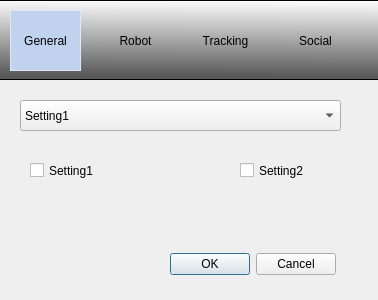
<?xml version="1.0" encoding="UTF-8"?>
<ui version="4.0">
 <class>Dialog</class>
 <widget class="QDialog" name="Dialog">
  <property name="geometry">
   <rect>
    <x>0</x>
    <y>0</y>
    <width>378</width>
    <height>300</height>
   </rect>
  </property>
  <property name="windowTitle">
   <string>Dialog</string>
  </property>
  <property name="styleSheet">
   <string notr="true"/>
  </property>
  <widget class="QDialogButtonBox" name="buttonBox">
   <property name="geometry">
    <rect>
     <x>160</x>
     <y>250</y>
     <width>176</width>
     <height>28</height>
    </rect>
   </property>
   <property name="standardButtons">
    <set>QDialogButtonBox::Cancel|QDialogButtonBox::Ok</set>
   </property>
  </widget>
  <widget class="QFrame" name="frame">
   <property name="geometry">
    <rect>
     <x>-10</x>
     <y>0</y>
     <width>511</width>
     <height>80</height>
    </rect>
   </property>
   <property name="styleSheet">
    <string notr="true">QFrame#frame {

background-color: qlineargradient(spread:pad, x1:0.978, y1:0.966, x2:1, y2:0, stop:0 rgba(88, 88, 88, 255), stop:1 rgba(255, 255, 255, 255));

}

QToolButton  {

background-color:transparent;
border:none;

}

QToolButton:checked, QToolButton:pressed {

background-color:rgb(193, 210, 238);
border: 1px solid rgb(224, 232, 246);

}

QToolButton:hover {

background-color:rgb(224, 232, 246);

}  </string>
   </property>
   <property name="frameShape">
    <enum>QFrame::StyledPanel</enum>
   </property>
   <property name="frameShadow">
    <enum>QFrame::Raised</enum>
   </property>
   <widget class="QToolButton" name="toolButton">
    <property name="geometry">
     <rect>
      <x>20</x>
      <y>10</y>
      <width>71</width>
      <height>61</height>
     </rect>
    </property>
    <property name="text">
     <string>General</string>
    </property>
    <property name="icon">
     <iconset resource="cssstyletutorial.qrc">
      <normaloff>:/newPrefix/user-home.png</normaloff>:/newPrefix/user-home.png</iconset>
    </property>
    <property name="iconSize">
     <size>
      <width>36</width>
      <height>36</height>
     </size>
    </property>
    <property name="checkable">
     <bool>true</bool>
    </property>
    <property name="checked">
     <bool>true</bool>
    </property>
    <property name="autoExclusive">
     <bool>true</bool>
    </property>
    <property name="toolButtonStyle">
     <enum>Qt::ToolButtonTextUnderIcon</enum>
    </property>
   </widget>
   <widget class="QToolButton" name="toolButton_2">
    <property name="geometry">
     <rect>
      <x>110</x>
      <y>10</y>
      <width>71</width>
      <height>61</height>
     </rect>
    </property>
    <property name="text">
     <string>Robot</string>
    </property>
    <property name="icon">
     <iconset resource="cssstyletutorial.qrc">
      <normaloff>:/newPrefix/drive-harddisk.png</normaloff>:/newPrefix/drive-harddisk.png</iconset>
    </property>
    <property name="iconSize">
     <size>
      <width>36</width>
      <height>36</height>
     </size>
    </property>
    <property name="checkable">
     <bool>true</bool>
    </property>
    <property name="checked">
     <bool>false</bool>
    </property>
    <property name="autoExclusive">
     <bool>true</bool>
    </property>
    <property name="toolButtonStyle">
     <enum>Qt::ToolButtonTextUnderIcon</enum>
    </property>
   </widget>
   <widget class="QToolButton" name="toolButton_3">
    <property name="geometry">
     <rect>
      <x>200</x>
      <y>10</y>
      <width>71</width>
      <height>61</height>
     </rect>
    </property>
    <property name="text">
     <string>Tracking</string>
    </property>
    <property name="icon">
     <iconset resource="cssstyletutorial.qrc">
      <normaloff>:/newPrefix/media-tape.png</normaloff>:/newPrefix/media-tape.png</iconset>
    </property>
    <property name="iconSize">
     <size>
      <width>36</width>
      <height>36</height>
     </size>
    </property>
    <property name="checkable">
     <bool>true</bool>
    </property>
    <property name="checked">
     <bool>false</bool>
    </property>
    <property name="autoExclusive">
     <bool>true</bool>
    </property>
    <property name="toolButtonStyle">
     <enum>Qt::ToolButtonTextUnderIcon</enum>
    </property>
   </widget>
   <widget class="QToolButton" name="toolButton_4">
    <property name="geometry">
     <rect>
      <x>290</x>
      <y>10</y>
      <width>71</width>
      <height>61</height>
     </rect>
    </property>
    <property name="text">
     <string>Social</string>
    </property>
    <property name="icon">
     <iconset resource="cssstyletutorial.qrc">
      <normaloff>:/newPrefix/system-log-out.png</normaloff>:/newPrefix/system-log-out.png</iconset>
    </property>
    <property name="iconSize">
     <size>
      <width>36</width>
      <height>36</height>
     </size>
    </property>
    <property name="checkable">
     <bool>true</bool>
    </property>
    <property name="checked">
     <bool>false</bool>
    </property>
    <property name="autoExclusive">
     <bool>true</bool>
    </property>
    <property name="toolButtonStyle">
     <enum>Qt::ToolButtonTextUnderIcon</enum>
    </property>
   </widget>
  </widget>
  <widget class="QStackedWidget" name="stackedWidget">
   <property name="geometry">
    <rect>
     <x>0</x>
     <y>90</y>
     <width>371</width>
     <height>151</height>
    </rect>
   </property>
   <property name="currentIndex">
    <number>0</number>
   </property>
   <widget class="QWidget" name="page">
    <property name="styleSheet">
     <string notr="true"/>
    </property>
    <widget class="QCheckBox" name="checkBox_2">
     <property name="geometry">
      <rect>
       <x>240</x>
       <y>70</y>
       <width>82</width>
       <height>21</height>
      </rect>
     </property>
     <property name="text">
      <string>Setting2</string>
     </property>
    </widget>
    <widget class="QCheckBox" name="checkBox">
     <property name="geometry">
      <rect>
       <x>30</x>
       <y>70</y>
       <width>82</width>
       <height>21</height>
      </rect>
     </property>
     <property name="text">
      <string>Setting1</string>
     </property>
    </widget>
    <widget class="QComboBox" name="comboBox">
     <property name="geometry">
      <rect>
       <x>20</x>
       <y>10</y>
       <width>321</width>
       <height>31</height>
      </rect>
     </property>
     <item>
      <property name="text">
       <string>Setting1</string>
      </property>
     </item>
     <item>
      <property name="text">
       <string>Setting2</string>
      </property>
     </item>
    </widget>
   </widget>
   <widget class="QWidget" name="page_3"/>
   <widget class="QWidget" name="page_4"/>
   <widget class="QWidget" name="page_2"/>
  </widget>
 </widget>
 <resources>
  <include location="cssstyletutorial.qrc"/>
 </resources>
 <connections/>
</ui>
